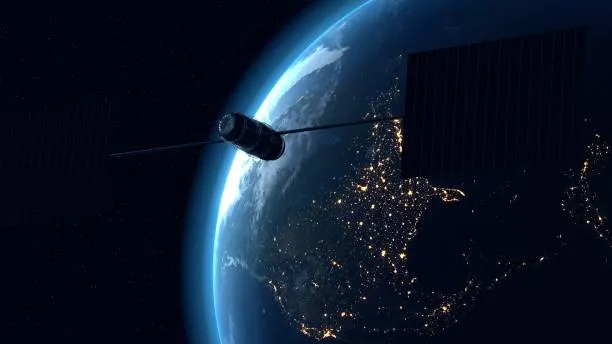
#> input picture Exp3/images/sat.png, 612 x 344 px
$ python Co-occurrence_matrix.py   (older library calls are emulated)
#> lines starting #> are read from the running program, lines starting #| are printed output that depends on the picture
import cv2
import numpy as np
import matplotlib.pyplot as plt
import os
from skimage.feature import graycomatrix, graycoprops

# 1. Define image file paths (replace with your actual file names)
image_paths = ["images/sat.png", "images/agri.jpg", "images/shapes.png"]

# 2. Configure GLCM parameters
# Distance between pixel pairs (e.g., 1 pixel apart)
distances = [1]
# Angles in radians: 0, 45, 90, 135 degrees
angles = [0, np.pi/4, np.pi/2, 3*np.pi/4]

output_dir = "grayscale_images"
os.makedirs(output_dir, exist_ok=True)

results = []

for idx, path in enumerate(image_paths, start=1):
    # Load image in grayscale (GLCM requires single-channel 8-bit images)
    img = cv2.imread(path, cv2.IMREAD_GRAYSCALE)
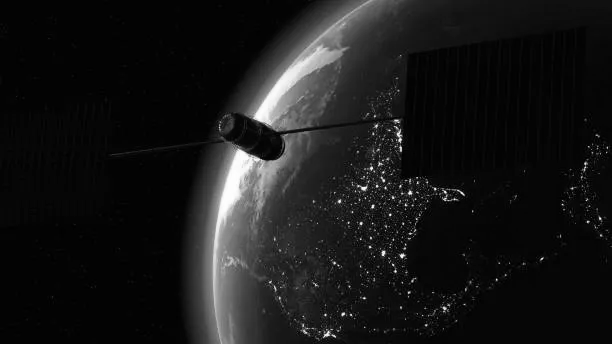
#> img: shape (344, 612); min 0, max 255, mean 23.9

    if img is None:
        print(f"Error: Could not load image from {path}. Check the file path.")
        continue

    gray_filename = os.path.splitext(os.path.basename(path))[0] + "_grayscale.png"
    gray_path = os.path.join(output_dir, gray_filename)
    cv2.imwrite(gray_path, img)

    # 3. Compute GLCM
    # levels=256 specifies standard 8-bit grayscale intensity levels
    glcm = graycomatrix(img, distances=distances, angles=angles, levels=256, symmetric=True, normed=True)

    # 4. Extract Texture Properties from GLCM
    contrast = graycoprops(glcm, 'contrast')[0]
#> contrast = [121.9, 175.4, 111.6, 169.3]
    correlation = graycoprops(glcm, 'correlation')[0]
#> correlation = [0.963, 0.947, 0.966, 0.949]
    energy = graycoprops(glcm, 'energy')[0]
#> energy = [0.269, 0.26, 0.283, 0.261]
    homogeneity = graycoprops(glcm, 'homogeneity')[0]
#> homogeneity = [0.64, 0.593, 0.711, 0.62]

    results.append({
        "Image": f"Image {idx}",
        "Grayscale File": gray_path,
        "Contrast": float(np.mean(contrast)),
        "Correlation": float(np.mean(correlation)),
        "Energy": float(np.mean(energy)),
        "Homogeneity": float(np.mean(homogeneity)),
    })

    # Optional: Display the original image
    plt.figure(figsize=(4, 4))
    plt.imshow(img, cmap='gray')
    plt.title(f"Image {idx}")
    plt.axis('off')
    plt.show()
#> pass 2 of the loop `for idx, path in enumerate(image_paths, start=1):`:
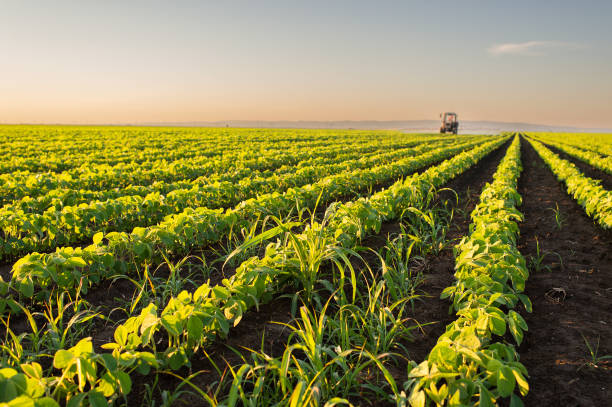
#> input picture Exp3/images/agri.jpg, 612 x 407 px
#> `img = cv2.imread(path, cv2.IMREAD_GRAYSCALE)`:
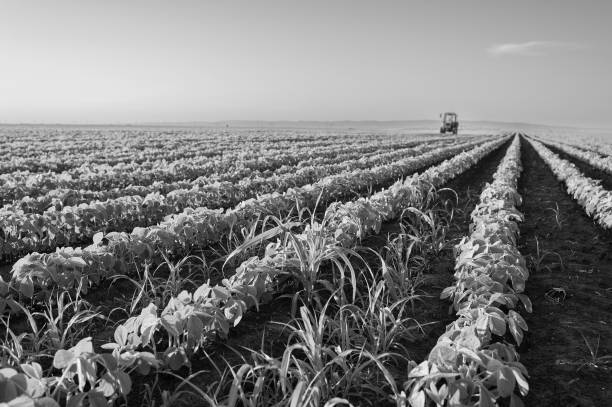
#> img: shape (407, 612); min 0, max 255, mean 125.1
#> contrast = [561.4, 884.2, 502.1, 798.6]
#> correlation = [0.94, 0.906, 0.947, 0.915]
#> energy = [0.0359, 0.026, 0.0272, 0.0258]
#> homogeneity = [0.357, 0.28, 0.297, 0.277]
#> pass 3 of the loop `for idx, path in enumerate(image_paths, start=1):`:
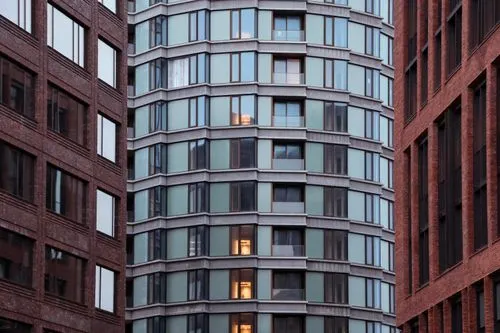
#> input picture Exp3/images/shapes.png, 500 x 333 px
#> `img = cv2.imread(path, cv2.IMREAD_GRAYSCALE)`:
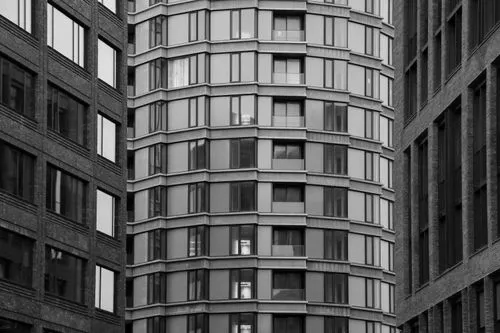
#> img: shape (333, 500); min 0, max 244, mean 89.7
#> contrast = [493.2, 951.3, 582.7, 1036.3]
#> correlation = [0.921, 0.848, 0.907, 0.835]
#> energy = [0.0146, 0.0118, 0.0209, 0.0116]
#> homogeneity = [0.209, 0.145, 0.324, 0.144]

print("\nGLCM feature table:")
print(f"{'Image':<10} {'Contrast':>10} {'Correlation':>12} {'Energy':>10} {'Homogeneity':>14}")
for row in results:
    print(
        f"{row['Image']:<10} {row['Contrast']:>10.4f} {row['Correlation']:>12.4f} "
        f"{row['Energy']:>10.4f} {row['Homogeneity']:>14.4f}"
    )
#> this loop made 3 passes
#| Image 1      144.5717       0.9563     0.2683         0.6409
#| Image 2      686.5685       0.9270     0.0287         0.3026
#| Image 3      765.8737       0.8778     0.0147         0.2054

fig, ax = plt.subplots(figsize=(10, 2.5))
ax.axis('off')
table_data = [
    [row['Image'], f"{row['Contrast']:.4f}", f"{row['Correlation']:.4f}", f"{row['Energy']:.4f}", f"{row['Homogeneity']:.4f}"]
    for row in results
]
#> table_data = [['Image 1', '144.5717', '0.9563', '0.2683', '0.6409'], ['Image 2', '686.5685', '0.9270', '0.0287', '0.3026'], ['Image 3', '765.8737', '0.8778', '0.0147', '0.2054']]
table = ax.table(
    cellText=table_data,
    colLabels=['Image', 'Contrast', 'Correlation', 'Energy', 'Homogeneity'],
    loc='center',
    cellLoc='center'
)
table.auto_set_font_size(False)
table.set_fontsize(10)
table.scale(1, 1.4)
plt.tight_layout()
plt.show()
